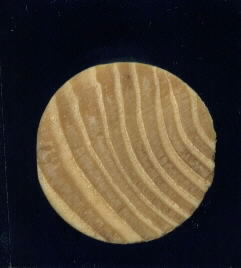
%> input picture breakpoint_method/external_librairies/solid_reconstruction/dowel01.jpg, 241 x 268 px
$ octave main.m   (GNU Octave 9; MATLAB toolbox functions it lacks are replaced by stand-ins)
%> lines starting %> are read from the running program, lines starting %| are printed output that depends on the picture; in (x1, y1, x2, y2) boxes, pixels count from 0 and x2, y2 are one past the last pixel; in counts of white or black regions, pixels touching at a corner belong together; the program's own positions count from 1
%% Clean the slate
% The demo here in the main.html document can be run directly from main.m
% In this section the memory is cleared, some parameters are set, and the
% original images are loaded and displayed.
close all
clear
clc

% Setting up parameters and filenames
params.VERBOSE          = 1;                    %Get more plots out (True or False)
params.PLANE            = 3;                    %Which plane of the RGB is of interest to us for opperations on a single plane
params.BLACK_BACKGROUND = 1;                    %Images have a black background (True or False)
params.map                      = copper(256);  %Set colormap to something that is similar to wood
%params.map                      = gray(256);  %Set colormap to something that is similar to wood
params.number_angular_divisions = 2^7;          %Powers of two are faster FFT
params.number_radial_divisions  = 40;           %Arbitrary constant
base_filename = 'dowel01.jpg';                  %Filename of non-moving image
move_filename = 'dowel02.jpg';                  %Filename of image that will move to the base image

%
% base_filename = '11Tpre (296).jpg';                  %Filename of non-moving image
% move_filename = '11Tpost (272).jpg';                  %Filename of image that will move to the base image

base_image = imread(base_filename);    %reads in the image
%> base_image is the input picture: size 268x241x3 uint8; mean R, G, B 69.2, 59.9, 49.1
move_image = imread(move_filename);    %reads in the image
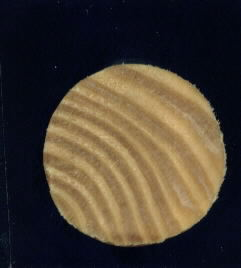
%> input picture breakpoint_method/external_librairies/solid_reconstruction/dowel02.jpg, 241 x 268 px
%> move_image is the input picture: size 268x241x3 uint8; mean R, G, B 69.6, 60.3, 49.8

% Data visualization.
subplot(1,2,1)
subimage(base_image);
title('Base image')
subplot(1,2,2)
subimage(move_image);
title('Image to move')
set (gcf, 'color', 'w')

%% Correct the X and Y displacements
% The two images are displaced from each other in the X and Y direcions.
% First the X and Y direction will be corrected by lining up the centroids
% of the two images.
%
% Method: First mask the image from background then find
% centroid of the image. Finally center the image based
% on its centroid.

base_plane_of_interest              = base_image(:,:,params.PLANE);
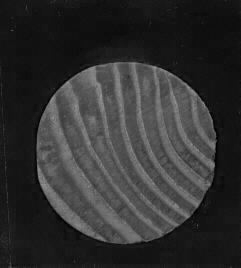
%> base_plane_of_interest: size 268x241 uint8; min 0, max 152, mean 49.1
%Must use a single layer grayscale for most operations.  Blue plane is best
%contrast for these images
base_bw_plane_of_interest           = im2bw(base_plane_of_interest, graythresh(base_plane_of_interest));
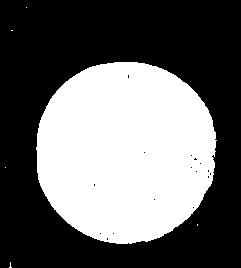
%> base_bw_plane_of_interest: size 268x241 logical; 40.4% white; 6 white regions (5 under 20 px), largest, box (x1, y1, x2, y2) and area: (36, 62, 217, 244) 26080
%Turn to binary based on threshold gotten from graythresh
base_plane_of_interest_segmented    = bwmorph(base_bw_plane_of_interest, 'open');
%> base_plane_of_interest_segmented: size 268x241 logical; 40.4% white; 1 white region, box (x1, y1, x2, y2) and area: (36, 62, 216, 244) 26066
%morphology
base_binary_mask                    = imfill (base_plane_of_interest_segmented, 'holes');
%> base_binary_mask: size 268x241 logical; 40.4% white; 1 white region
%fill it in

% Get some data about the new region
base_properties                     = regionprops(real(base_binary_mask),'all');
%> base_properties = 1 region; box (x1, y1, x2, y2), Area, Centroid, MajorAxisLength, MinorAxisLength and Eccentricity: (36, 62, 216, 244) 26088 [126.1 152.6] 183.3 181.3 0.147
base_centroid_row                   = round(base_properties.Centroid(2));
%> base_centroid_row = 153
base_centroid_col                   = round(base_properties.Centroid(1));
%> base_centroid_col = 126

% Place a dot at the centroid, one for each layer
base_image(base_centroid_row, base_centroid_col, 1) = 255;
%> base_image: size 268x241x3 uint8; under 0.01% of pixels changed, all inside (x1, y1, x2, y2) = (125, 152, 126, 153)
base_image(base_centroid_row, base_centroid_col, 2) = 255;
%> base_image: size 268x241x3 uint8; mean R, G, B 69.2, 59.9, 49.1; mean of the top-left, top-right, bottom-left and bottom-right quarters 45.8, 50.6, 68.3, 72.8
base_image(base_centroid_row, base_centroid_col, 3) = 255;

% Nice to have image be 0dd number of pixels in each diension
%> (the run ends here)
